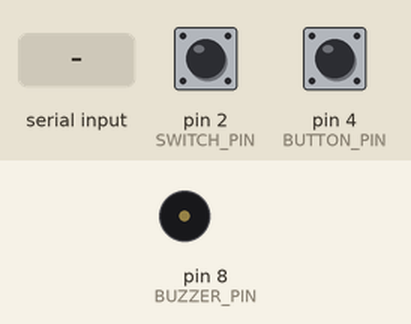
Simulated run of this sketch. Board: Arduino Uno, built with avr-gcc and run on an emulated ATmega328P. Parts: buzzer (waves = sounding). Inputs (shaded band) come from the test bench; at power-on: pin 2 (SWITCH_PIN) HIGH, pin 4 (BUTTON_PIN) HIGH. What the sketch prints to the serial monitor is not drawn.

Above: at 1.2 s.
1.3 s: "CONFIRMADO\n" received over Serial
At 1.56 s:
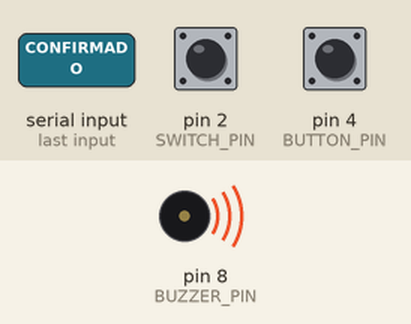
4.3 s: pin 2 (SWITCH_PIN) pulled LOW for 0.15 s
At 4.3 s:
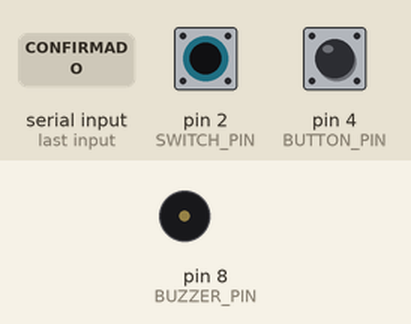
Timing chart, 0 to 7.3 s (numbered marks = the images above; inputs shaded):
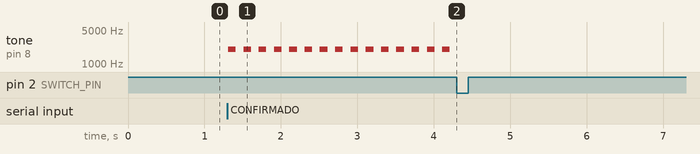

Measured:
- after the input at 1.3 s, tone on pin 8 (BUZZER_PIN): alternates 2000 Hz for 0.10 s and silent for 0.10 s, starting at once
- after the input at 4.3 s, tone on pin 8 (BUZZER_PIN): stops changing and stays silent

The sketch:

SwitchTest.ino
```cpp
#define SWITCH_PIN 2        // Pino do magnetic switch
#define BUZZER_PIN 8        // Pino do buzzer
#define BUTTON_PIN 4        // Pino do botão

bool alarmeAtivo = true;        // Começa com o alarme ligado
bool ultimoEstadoBotao = HIGH; // Inicializa com o botão não pressionado (pull-up)
unsigned long ultimaTroca = 0;
const unsigned long debounceDelay = 50;
bool botaoPressionado = false; // Flag para controlar a ação do botão

unsigned long waitStartTime = 0;
const unsigned long waitTimeout = 3000; // 3 seconds timeout for permission
bool waitingForPermission = false;
bool permissionGranted = false;

void setup() {
  Serial.begin(9600);                  // Inicializa comunicação serial
  pinMode(SWITCH_PIN, INPUT_PULLUP);   // Switch magnético
  pinMode(BUTTON_PIN, INPUT_PULLUP);   // Botão com pull-up interno
  pinMode(BUZZER_PIN, OUTPUT);
  noTone(BUZZER_PIN);                  // Buzzer começa desligado

  // Verifica se o botão está conectado (estado sempre HIGH indica desconectado)
  if (digitalRead(BUTTON_PIN) == HIGH) {
    Serial.println("Aviso: Botão não está conectado.");
  }
}

void loop() {
  // Leitura do botão
  bool estadoBotaoAtual = digitalRead(BUTTON_PIN);

  // Verifica se houve mudança no estado do botão
  if (estadoBotaoAtual != ultimoEstadoBotao) {
    ultimaTroca = millis(); // Registra o tempo da mudança
  }

  // Verifica se o tempo de debounce passou
  if ((millis() - ultimaTroca) >= debounceDelay) {
    // Se o estado do botão mudou *e* o debounce passou, então...
    if (estadoBotaoAtual == LOW && ultimoEstadoBotao == HIGH) {
      // ...e se o botão ainda não foi considerado pressionado...
      if (!botaoPressionado) {
        // ...alterna o estado do alarme
        alarmeAtivo = !alarmeAtivo;
        Serial.println("Botão pressionado, estado do alarme alterado."); // Envia mensagem para o monitor serial
        botaoPressionado = true; // Marca o botão como pressionado
      }
    }

    // Se o botão foi liberado...
    if (estadoBotaoAtual == HIGH && ultimoEstadoBotao == LOW) {
      botaoPressionado = false; // Reseta a flag quando o botão é liberado
    }

    // Atualiza o último estado do botão *após* o debounce
    ultimoEstadoBotao = estadoBotaoAtual;
  }

  // Lógica do alarme
  if (alarmeAtivo) {
    int estadoSwitch = digitalRead(SWITCH_PIN);

    if (estadoSwitch == HIGH) {
      if (!waitingForPermission && !permissionGranted) {
        Serial.println("ATIVADO"); // Solicita permissão para Python
        waitingForPermission = true;
        waitStartTime = millis();
      }

      if (waitingForPermission) {
        if (Serial.available() > 0) {
          String response = Serial.readStringUntil('\n');
          response.trim();
          if (response == "CONFIRMADO") {
            permissionGranted = true;
            waitingForPermission = false;
          }
        } else if (millis() - waitStartTime > waitTimeout) {
          // Timeout, cancela permissão
          waitingForPermission = false;
        }
      }

      if (permissionGranted) {
        tone(BUZZER_PIN, 2000);  // Alarme sonoro
        delay(100);
        noTone(BUZZER_PIN);
        delay(100);
      } else {
        noTone(BUZZER_PIN);
      }
    } else {
      noTone(BUZZER_PIN);
      permissionGranted = false; // Reset permission when switch is off
      waitingForPermission = false;
    }
  } else {
    // Modo desligado: sempre desliga o buzzer
    noTone(BUZZER_PIN);
    permissionGranted = false;
    waitingForPermission = false;
  }
}
```
